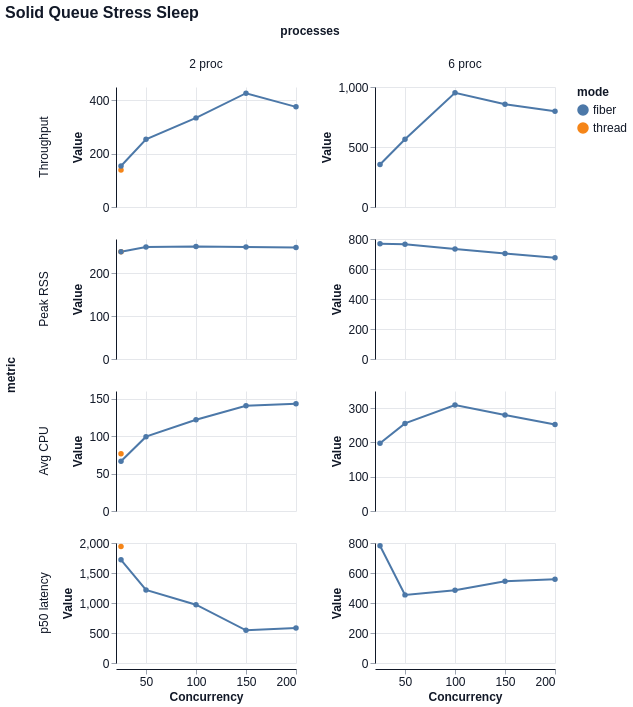

Write the Vega-Lite specification saved for this chart.
### Vega-Lite specification from a JSON file in a GitHub repository (floating-point values rounded to 4 significant figures)
{"$schema": "https://vega.github.io/schema/vega-lite/v6.json", "title": "Solid Queue Stress Sleep", "width": 180, "height": 120, "data": {"values": [{"mode": "thread", "concurrency": 25, "processes": "2 proc", "metric": "Throughput", "value": 138.4, "unit": "jobs/s"}, {"mode": "thread", "concurrency": 25, "processes": "2 proc", "metric": "Peak RSS", "value": 250.3, "unit": "MB"}, {"mode": "thread", "concurrency": 25, "processes": "2 proc", "metric": "Avg CPU", "value": 76.3, "unit": "%"}, {"mode": "thread", "concurrency": 25, "processes": "2 proc", "metric": "p50 latency", "value": 1940.0, "unit": "ms"}, {"mode": "fiber", "concurrency": 25, "processes": "2 proc", "metric": "Throughput", "value": 153.7, "unit": "jobs/s"}, {"mode": "fiber", "concurrency": 25, "processes": "2 proc", "metric": "Peak RSS", "value": 250.1, "unit": "MB"}, {"mode": "fiber", "concurrency": 25, "processes": "2 proc", "metric": "Avg CPU", "value": 66.3, "unit": "%"}, {"mode": "fiber", "concurrency": 25, "processes": "2 proc", "metric": "p50 latency", "value": 1719.0, "unit": "ms"}, {"mode": "fiber", "concurrency": 50, "processes": "2 proc", "metric": "Throughput", "value": 253.7, "unit": "jobs/s"}, {"mode": "fiber", "concurrency": 50, "processes": "2 proc", "metric": "Peak RSS", "value": 261.1, "unit": "MB"}, {"mode": "fiber", "concurrency": 50, "processes": "2 proc", "metric": "Avg CPU", "value": 99.1, "unit": "%"}, {"mode": "fiber", "concurrency": 50, "processes": "2 proc", "metric": "p50 latency", "value": 1217.0, "unit": "ms"}, {"mode": "fiber", "concurrency": 100, "processes": "2 proc", "metric": "Throughput", "value": 334.2, "unit": "jobs/s"}, {"mode": "fiber", "concurrency": 100, "processes": "2 proc", "metric": "Peak RSS", "value": 262.4, "unit": "MB"}, {"mode": "fiber", "concurrency": 100, "processes": "2 proc", "metric": "Avg CPU", "value": 121.7, "unit": "%"}, {"mode": "fiber", "concurrency": 100, "processes": "2 proc", "metric": "p50 latency", "value": 972.2, "unit": "ms"}, {"mode": "fiber", "concurrency": 150, "processes": "2 proc", "metric": "Throughput", "value": 426.7, "unit": "jobs/s"}, {"mode": "fiber", "concurrency": 150, "processes": "2 proc", "metric": "Peak RSS", "value": 261.1, "unit": "MB"}, {"mode": "fiber", "concurrency": 150, "processes": "2 proc", "metric": "Avg CPU", "value": 140.4, "unit": "%"}, {"mode": "fiber", "concurrency": 150, "processes": "2 proc", "metric": "p50 latency", "value": 545.5, "unit": "ms"}, {"mode": "fiber", "concurrency": 200, "processes": "2 proc", "metric": "Throughput", "value": 375.6, "unit": "jobs/s"}, {"mode": "fiber", "concurrency": 200, "processes": "2 proc", "metric": "Peak RSS", "value": 260.0, "unit": "MB"}, {"mode": "fiber", "concurrency": 200, "processes": "2 proc", "metric": "Avg CPU", "value": 143.0, "unit": "%"}, {"mode": "fiber", "concurrency": 200, "processes": "2 proc", "metric": "p50 latency", "value": 583.9, "unit": "ms"}, {"mode": "fiber", "concurrency": 25, "processes": "6 proc", "metric": "Throughput", "value": 353.6, "unit": "jobs/s"}, {"mode": "fiber", "concurrency": 25, "processes": "6 proc", "metric": "Peak RSS", "value": 767.6, "unit": "MB"}, {"mode": "fiber", "concurrency": 25, "processes": "6 proc", "metric": "Avg CPU", "value": 197.6, "unit": "%"}, {"mode": "fiber", "concurrency": 25, "processes": "6 proc", "metric": "p50 latency", "value": 781.5, "unit": "ms"}, {"mode": "fiber", "concurrency": 50, "processes": "6 proc", "metric": "Throughput", "value": 564.7, "unit": "jobs/s"}, {"mode": "fiber", "concurrency": 50, "processes": "6 proc", "metric": "Peak RSS", "value": 764.8, "unit": "MB"}, {"mode": "fiber", "concurrency": 50, "processes": "6 proc", "metric": "Avg CPU", "value": 255.5, "unit": "%"}, {"mode": "fiber", "concurrency": 50, "processes": "6 proc", "metric": "p50 latency", "value": 454.2, "unit": "ms"}, {"mode": "fiber", "concurrency": 100, "processes": "6 proc", "metric": "Throughput", "value": 952.2, "unit": "jobs/s"}, {"mode": "fiber", "concurrency": 100, "processes": "6 proc", "metric": "Peak RSS", "value": 733.1, "unit": "MB"}, {"mode": "fiber", "concurrency": 100, "processes": "6 proc", "metric": "Avg CPU", "value": 309.0, "unit": "%"}, {"mode": "fiber", "concurrency": 100, "processes": "6 proc", "metric": "p50 latency", "value": 485.4, "unit": "ms"}, {"mode": "fiber", "concurrency": 150, "processes": "6 proc", "metric": "Throughput", "value": 856.6, "unit": "jobs/s"}, {"mode": "fiber", "concurrency": 150, "processes": "6 proc", "metric": "Peak RSS", "value": 702.6, "unit": "MB"}, {"mode": "fiber", "concurrency": 150, "processes": "6 proc", "metric": "Avg CPU", "value": 279.9, "unit": "%"}, {"mode": "fiber", "concurrency": 150, "processes": "6 proc", "metric": "p50 latency", "value": 544.5, "unit": "ms"}, {"mode": "fiber", "concurrency": 200, "processes": "6 proc", "metric": "Throughput", "value": 797.3, "unit": "jobs/s"}, {"mode": "fiber", "concurrency": 200, "processes": "6 proc", "metric": "Peak RSS", "value": 674.9, "unit": "MB"}, {"mode": "fiber", "concurrency": 200, "processes": "6 proc", "metric": "Avg CPU", "value": 252.5, "unit": "%"}, {"mode": "fiber", "concurrency": 200, "processes": "6 proc", "metric": "p50 latency", "value": 557.9, "unit": "ms"}]}, "mark": {"type": "line", "point": true, "tooltip": true}, "encoding": {"x": {"field": "concurrency", "type": "quantitative", "title": "Concurrency"}, "y": {"field": "value", "type": "quantitative", "title": "Value"}, "color": {"field": "mode", "type": "nominal"}, "tooltip": [{"field": "mode", "type": "nominal"}, {"field": "concurrency", "type": "quantitative"}, {"field": "processes", "type": "nominal"}, {"field": "metric", "type": "nominal"}, {"field": "percentile", "type": "nominal"}, {"field": "value", "type": "quantitative"}], "row": {"field": "metric", "type": "nominal", "sort": ["Throughput", "Peak RSS", "Avg CPU", "p50 latency"]}, "column": {"field": "processes", "type": "nominal", "sort": null}}, "config": {"background": "white", "axis": {"labelFont": "Helvetica", "titleFont": "Helvetica", "labelFontSize": 12, "titleFontSize": 12, "labelColor": "#111827", "titleColor": "#111827", "domainColor": "#111827", "tickColor": "#9ca3af", "grid": true, "gridColor": "#e5e7eb"}, "header": {"labelFont": "Helvetica", "titleFont": "Helvetica", "labelFontSize": 12, "titleFontSize": 12, "labelColor": "#111827", "titleColor": "#111827"}, "legend": {"labelFont": "Helvetica", "titleFont": "Helvetica", "labelFontSize": 12, "titleFontSize": 12, "labelColor": "#111827", "titleColor": "#111827"}, "title": {"font": "Helvetica", "fontSize": 16, "anchor": "start", "color": "#111827"}, "view": {"stroke": null}}, "resolve": {"scale": {"y": "independent"}}}
